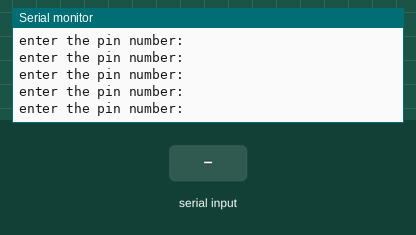
The sketch below on a simulated Arduino Uno, built with avr-gcc and run on an emulated ATmega328P. Parts: the last lines printed to the serial monitor. The inputs (shaded band) are chosen by the test bench.

Above: at 1.2 s.
1.3 s: "90,45\n" received over Serial
At 1.8 s:
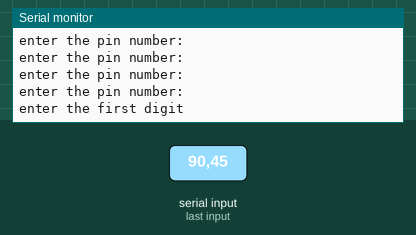
At 4.1 s:
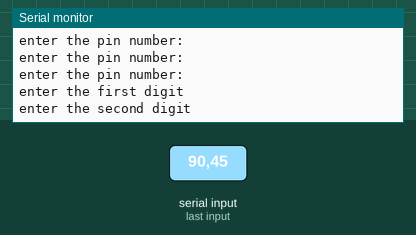

Measured:
- after the input at 1.3 s, the serial monitor: prints a new line after 0.09 s (image 1)

The sketch:

arduino_pin_checking_code.ino
```cpp
char a=0;
char b=0;
int c=0;
 int e,d=0;
void setup() {

  Serial.begin(9600);
  pinMode(e,OUTPUT);
  // put your setup code here, to run once:

}

void loop() {

  Serial.println("enter the pin number:");
  if (Serial.available() > 0)
  {

   Serial.println("enter the first digit");
   delay(2000);
   a=Serial.read();

   Serial.println("enter the second digit");
   delay(2000);
   b=Serial.read();
   c=a-'0';
   d=b-'0';
   e=(c*10)+d;

    //c=d.toInt();
    Serial.println(e);
    digitalWrite(e,HIGH);
    Serial.println("e is high");
    delay(7000);
    digitalWrite(e,LOW);
    Serial.println("e is low");
    delay(1000);


  }
  // put your main code here, to run repeatedly:

}
```
